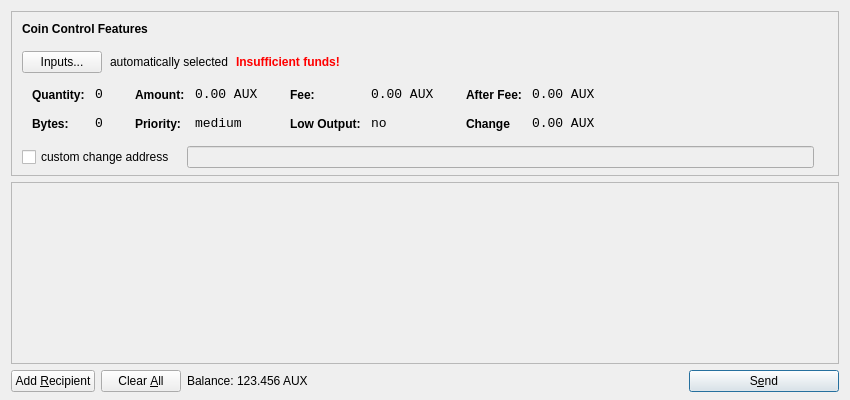
<?xml version="1.0" encoding="UTF-8"?>
<ui version="4.0">
 <class>SendCoinsDialog</class>
 <widget class="QDialog" name="SendCoinsDialog">
  <property name="geometry">
   <rect>
    <x>0</x>
    <y>0</y>
    <width>850</width>
    <height>400</height>
   </rect>
  </property>
  <property name="windowTitle">
   <string>Send Coins</string>
  </property>
  <property name="styleSheet">
   <string notr="true">background-image: url(:/images/2s);</string>
  </property>
  <layout class="QVBoxLayout" name="verticalLayout" stretch="0,1,0">
   <property name="bottomMargin">
    <number>8</number>
   </property>
   <item>
    <widget class="QFrame" name="frameCoinControl">
     <property name="sizePolicy">
      <sizepolicy hsizetype="Expanding" vsizetype="Expanding">
       <horstretch>0</horstretch>
       <verstretch>0</verstretch>
      </sizepolicy>
     </property>
     <property name="maximumSize">
      <size>
       <width>16777215</width>
       <height>16777215</height>
      </size>
     </property>
     <property name="frameShape">
      <enum>QFrame::StyledPanel</enum>
     </property>
     <property name="frameShadow">
      <enum>QFrame::Sunken</enum>
     </property>
     <layout class="QVBoxLayout" name="verticalLayoutCoinControl2">
      <property name="spacing">
       <number>6</number>
      </property>
      <property name="leftMargin">
       <number>0</number>
      </property>
      <property name="topMargin">
       <number>0</number>
      </property>
      <property name="rightMargin">
       <number>0</number>
      </property>
      <property name="bottomMargin">
       <number>6</number>
      </property>
      <item>
       <layout class="QVBoxLayout" name="verticalLayoutCoinControl" stretch="0,0,0,0,1">
        <property name="spacing">
         <number>0</number>
        </property>
        <property name="leftMargin">
         <number>10</number>
        </property>
        <property name="topMargin">
         <number>10</number>
        </property>
        <item>
         <layout class="QHBoxLayout" name="horizontalLayoutCoinControl1">
          <property name="bottomMargin">
           <number>15</number>
          </property>
          <item>
           <widget class="QLabel" name="labelCoinControlFeatures">
            <property name="sizePolicy">
             <sizepolicy hsizetype="Preferred" vsizetype="Maximum">
              <horstretch>0</horstretch>
              <verstretch>0</verstretch>
             </sizepolicy>
            </property>
            <property name="font">
             <font>
              <weight>75</weight>
              <bold>true</bold>
             </font>
            </property>
            <property name="styleSheet">
             <string notr="true">font-weight:bold;</string>
            </property>
            <property name="text">
             <string>Coin Control Features</string>
            </property>
           </widget>
          </item>
         </layout>
        </item>
        <item>
         <layout class="QHBoxLayout" name="horizontalLayoutCoinControl2" stretch="0,0,0,0">
          <property name="spacing">
           <number>8</number>
          </property>
          <property name="bottomMargin">
           <number>10</number>
          </property>
          <item>
           <widget class="QPushButton" name="pushButtonCoinControl">
            <property name="styleSheet">
             <string notr="true"/>
            </property>
            <property name="text">
             <string>Inputs...</string>
            </property>
           </widget>
          </item>
          <item>
           <widget class="QLabel" name="labelCoinControlAutomaticallySelected">
            <property name="text">
             <string>automatically selected</string>
            </property>
            <property name="margin">
             <number>5</number>
            </property>
           </widget>
          </item>
          <item>
           <widget class="QLabel" name="labelCoinControlInsuffFunds">
            <property name="font">
             <font>
              <weight>75</weight>
              <bold>true</bold>
             </font>
            </property>
            <property name="styleSheet">
             <string notr="true">color:red;font-weight:bold;</string>
            </property>
            <property name="text">
             <string>Insufficient funds!</string>
            </property>
            <property name="margin">
             <number>5</number>
            </property>
           </widget>
          </item>
          <item>
           <spacer name="horizontalSpacerCoinControl">
            <property name="orientation">
             <enum>Qt::Horizontal</enum>
            </property>
            <property name="sizeHint" stdset="0">
             <size>
              <width>40</width>
              <height>1</height>
             </size>
            </property>
           </spacer>
          </item>
         </layout>
        </item>
        <item>
         <widget class="QWidget" name="widgetCoinControl" native="true">
          <property name="sizePolicy">
           <sizepolicy hsizetype="Preferred" vsizetype="Preferred">
            <horstretch>0</horstretch>
            <verstretch>0</verstretch>
           </sizepolicy>
          </property>
          <property name="minimumSize">
           <size>
            <width>0</width>
            <height>0</height>
           </size>
          </property>
          <property name="styleSheet">
           <string notr="true"/>
          </property>
          <layout class="QHBoxLayout" name="horizontalLayoutCoinControl5">
           <property name="leftMargin">
            <number>0</number>
           </property>
           <property name="topMargin">
            <number>0</number>
           </property>
           <property name="rightMargin">
            <number>0</number>
           </property>
           <property name="bottomMargin">
            <number>0</number>
           </property>
           <item>
            <layout class="QHBoxLayout" name="horizontalLayoutCoinControl3" stretch="0,0,0,1">
             <property name="spacing">
              <number>20</number>
             </property>
             <property name="topMargin">
              <number>0</number>
             </property>
             <property name="bottomMargin">
              <number>10</number>
             </property>
             <item>
              <layout class="QFormLayout" name="formLayoutCoinControl1">
               <property name="horizontalSpacing">
                <number>10</number>
               </property>
               <property name="verticalSpacing">
                <number>14</number>
               </property>
               <property name="leftMargin">
                <number>10</number>
               </property>
               <property name="topMargin">
                <number>4</number>
               </property>
               <property name="rightMargin">
                <number>6</number>
               </property>
               <item row="0" column="0">
                <widget class="QLabel" name="labelCoinControlQuantityText">
                 <property name="styleSheet">
                  <string notr="true">font-weight:bold;</string>
                 </property>
                 <property name="text">
                  <string>Quantity:</string>
                 </property>
                 <property name="margin">
                  <number>0</number>
                 </property>
                </widget>
               </item>
               <item row="0" column="1">
                <widget class="QLabel" name="labelCoinControlQuantity">
                 <property name="font">
                  <font>
                   <family>Monospace</family>
                   <pointsize>10</pointsize>
                  </font>
                 </property>
                 <property name="cursor">
                  <cursorShape>IBeamCursor</cursorShape>
                 </property>
                 <property name="contextMenuPolicy">
                  <enum>Qt::ActionsContextMenu</enum>
                 </property>
                 <property name="text">
                  <string>0</string>
                 </property>
                 <property name="margin">
                  <number>0</number>
                 </property>
                 <property name="textInteractionFlags">
                  <set>Qt::LinksAccessibleByMouse|Qt::TextSelectableByKeyboard|Qt::TextSelectableByMouse</set>
                 </property>
                </widget>
               </item>
               <item row="1" column="0">
                <widget class="QLabel" name="labelCoinControlBytesText">
                 <property name="styleSheet">
                  <string notr="true">font-weight:bold;</string>
                 </property>
                 <property name="text">
                  <string>Bytes:</string>
                 </property>
                </widget>
               </item>
               <item row="1" column="1">
                <widget class="QLabel" name="labelCoinControlBytes">
                 <property name="font">
                  <font>
                   <family>Monospace</family>
                   <pointsize>10</pointsize>
                  </font>
                 </property>
                 <property name="cursor">
                  <cursorShape>IBeamCursor</cursorShape>
                 </property>
                 <property name="contextMenuPolicy">
                  <enum>Qt::ActionsContextMenu</enum>
                 </property>
                 <property name="text">
                  <string>0</string>
                 </property>
                 <property name="textInteractionFlags">
                  <set>Qt::LinksAccessibleByMouse|Qt::TextSelectableByKeyboard|Qt::TextSelectableByMouse</set>
                 </property>
                </widget>
               </item>
              </layout>
             </item>
             <item>
              <layout class="QFormLayout" name="formLayoutCoinControl2">
               <property name="horizontalSpacing">
                <number>10</number>
               </property>
               <property name="verticalSpacing">
                <number>14</number>
               </property>
               <property name="leftMargin">
                <number>6</number>
               </property>
               <property name="topMargin">
                <number>4</number>
               </property>
               <property name="rightMargin">
                <number>6</number>
               </property>
               <item row="0" column="0">
                <widget class="QLabel" name="labelCoinControlAmountText">
                 <property name="styleSheet">
                  <string notr="true">font-weight:bold;</string>
                 </property>
                 <property name="text">
                  <string>Amount:</string>
                 </property>
                 <property name="margin">
                  <number>0</number>
                 </property>
                </widget>
               </item>
               <item row="0" column="1">
                <widget class="QLabel" name="labelCoinControlAmount">
                 <property name="font">
                  <font>
                   <family>Monospace</family>
                   <pointsize>10</pointsize>
                  </font>
                 </property>
                 <property name="cursor">
                  <cursorShape>IBeamCursor</cursorShape>
                 </property>
                 <property name="contextMenuPolicy">
                  <enum>Qt::ActionsContextMenu</enum>
                 </property>
                 <property name="text">
                  <string>0.00 AUX</string>
                 </property>
                 <property name="textInteractionFlags">
                  <set>Qt::LinksAccessibleByMouse|Qt::TextSelectableByKeyboard|Qt::TextSelectableByMouse</set>
                 </property>
                </widget>
               </item>
               <item row="1" column="0">
                <widget class="QLabel" name="labelCoinControlPriorityText">
                 <property name="styleSheet">
                  <string notr="true">font-weight:bold;</string>
                 </property>
                 <property name="text">
                  <string>Priority:</string>
                 </property>
                </widget>
               </item>
               <item row="1" column="1">
                <widget class="QLabel" name="labelCoinControlPriority">
                 <property name="font">
                  <font>
                   <family>Monospace</family>
                   <pointsize>10</pointsize>
                  </font>
                 </property>
                 <property name="cursor">
                  <cursorShape>IBeamCursor</cursorShape>
                 </property>
                 <property name="contextMenuPolicy">
                  <enum>Qt::ActionsContextMenu</enum>
                 </property>
                 <property name="text">
                  <string>medium</string>
                 </property>
                 <property name="textInteractionFlags">
                  <set>Qt::LinksAccessibleByMouse|Qt::TextSelectableByKeyboard|Qt::TextSelectableByMouse</set>
                 </property>
                </widget>
               </item>
              </layout>
             </item>
             <item>
              <layout class="QFormLayout" name="formLayoutCoinControl3">
               <property name="horizontalSpacing">
                <number>10</number>
               </property>
               <property name="verticalSpacing">
                <number>14</number>
               </property>
               <property name="leftMargin">
                <number>6</number>
               </property>
               <property name="topMargin">
                <number>4</number>
               </property>
               <property name="rightMargin">
                <number>6</number>
               </property>
               <item row="0" column="0">
                <widget class="QLabel" name="labelCoinControlFeeText">
                 <property name="styleSheet">
                  <string notr="true">font-weight:bold;</string>
                 </property>
                 <property name="text">
                  <string>Fee:</string>
                 </property>
                 <property name="margin">
                  <number>0</number>
                 </property>
                </widget>
               </item>
               <item row="0" column="1">
                <widget class="QLabel" name="labelCoinControlFee">
                 <property name="font">
                  <font>
                   <family>Monospace</family>
                   <pointsize>10</pointsize>
                  </font>
                 </property>
                 <property name="cursor">
                  <cursorShape>IBeamCursor</cursorShape>
                 </property>
                 <property name="contextMenuPolicy">
                  <enum>Qt::ActionsContextMenu</enum>
                 </property>
                 <property name="text">
                  <string>0.00 AUX</string>
                 </property>
                 <property name="textInteractionFlags">
                  <set>Qt::LinksAccessibleByMouse|Qt::TextSelectableByKeyboard|Qt::TextSelectableByMouse</set>
                 </property>
                </widget>
               </item>
               <item row="1" column="0">
                <widget class="QLabel" name="labelCoinControlLowOutputText">
                 <property name="styleSheet">
                  <string notr="true">font-weight:bold;</string>
                 </property>
                 <property name="text">
                  <string>Low Output:</string>
                 </property>
                </widget>
               </item>
               <item row="1" column="1">
                <widget class="QLabel" name="labelCoinControlLowOutput">
                 <property name="font">
                  <font>
                   <family>Monospace</family>
                   <pointsize>10</pointsize>
                  </font>
                 </property>
                 <property name="cursor">
                  <cursorShape>IBeamCursor</cursorShape>
                 </property>
                 <property name="contextMenuPolicy">
                  <enum>Qt::ActionsContextMenu</enum>
                 </property>
                 <property name="text">
                  <string>no</string>
                 </property>
                 <property name="textInteractionFlags">
                  <set>Qt::LinksAccessibleByMouse|Qt::TextSelectableByKeyboard|Qt::TextSelectableByMouse</set>
                 </property>
                </widget>
               </item>
              </layout>
             </item>
             <item>
              <layout class="QFormLayout" name="formLayoutCoinControl4">
               <property name="horizontalSpacing">
                <number>10</number>
               </property>
               <property name="verticalSpacing">
                <number>14</number>
               </property>
               <property name="leftMargin">
                <number>6</number>
               </property>
               <property name="topMargin">
                <number>4</number>
               </property>
               <property name="rightMargin">
                <number>6</number>
               </property>
               <item row="0" column="0">
                <widget class="QLabel" name="labelCoinControlAfterFeeText">
                 <property name="styleSheet">
                  <string notr="true">font-weight:bold;</string>
                 </property>
                 <property name="text">
                  <string>After Fee:</string>
                 </property>
                 <property name="margin">
                  <number>0</number>
                 </property>
                </widget>
               </item>
               <item row="0" column="1">
                <widget class="QLabel" name="labelCoinControlAfterFee">
                 <property name="font">
                  <font>
                   <family>Monospace</family>
                   <pointsize>10</pointsize>
                  </font>
                 </property>
                 <property name="cursor">
                  <cursorShape>IBeamCursor</cursorShape>
                 </property>
                 <property name="contextMenuPolicy">
                  <enum>Qt::ActionsContextMenu</enum>
                 </property>
                 <property name="text">
                  <string>0.00 AUX</string>
                 </property>
                 <property name="textInteractionFlags">
                  <set>Qt::LinksAccessibleByMouse|Qt::TextSelectableByKeyboard|Qt::TextSelectableByMouse</set>
                 </property>
                </widget>
               </item>
               <item row="1" column="0">
                <widget class="QLabel" name="labelCoinControlChangeText">
                 <property name="styleSheet">
                  <string notr="true">font-weight:bold;</string>
                 </property>
                 <property name="text">
                  <string>Change</string>
                 </property>
                </widget>
               </item>
               <item row="1" column="1">
                <widget class="QLabel" name="labelCoinControlChange">
                 <property name="font">
                  <font>
                   <family>Monospace</family>
                   <pointsize>10</pointsize>
                  </font>
                 </property>
                 <property name="cursor">
                  <cursorShape>IBeamCursor</cursorShape>
                 </property>
                 <property name="contextMenuPolicy">
                  <enum>Qt::ActionsContextMenu</enum>
                 </property>
                 <property name="text">
                  <string>0.00 AUX</string>
                 </property>
                 <property name="textInteractionFlags">
                  <set>Qt::LinksAccessibleByMouse|Qt::TextSelectableByKeyboard|Qt::TextSelectableByMouse</set>
                 </property>
                </widget>
               </item>
              </layout>
             </item>
            </layout>
           </item>
          </layout>
         </widget>
        </item>
        <item>
         <layout class="QHBoxLayout" name="horizontalLayoutCoinControl4" stretch="0,0,0">
          <property name="spacing">
           <number>12</number>
          </property>
          <property name="sizeConstraint">
           <enum>QLayout::SetDefaultConstraint</enum>
          </property>
          <property name="topMargin">
           <number>5</number>
          </property>
          <property name="rightMargin">
           <number>5</number>
          </property>
          <item>
           <widget class="QCheckBox" name="checkBoxCoinControlChange">
            <property name="text">
             <string>custom change address</string>
            </property>
           </widget>
          </item>
          <item>
           <widget class="QLineEdit" name="lineEditCoinControlChange">
            <property name="enabled">
             <bool>false</bool>
            </property>
            <property name="sizePolicy">
             <sizepolicy hsizetype="Expanding" vsizetype="Fixed">
              <horstretch>0</horstretch>
              <verstretch>0</verstretch>
             </sizepolicy>
            </property>
           </widget>
          </item>
          <item>
           <widget class="QLabel" name="labelCoinControlChangeLabel">
            <property name="sizePolicy">
             <sizepolicy hsizetype="Preferred" vsizetype="Expanding">
              <horstretch>0</horstretch>
              <verstretch>0</verstretch>
             </sizepolicy>
            </property>
            <property name="minimumSize">
             <size>
              <width>0</width>
              <height>0</height>
             </size>
            </property>
            <property name="text">
             <string/>
            </property>
            <property name="margin">
             <number>3</number>
            </property>
           </widget>
          </item>
         </layout>
        </item>
        <item>
         <spacer name="verticalSpacerCoinControl">
          <property name="orientation">
           <enum>Qt::Vertical</enum>
          </property>
          <property name="sizeHint" stdset="0">
           <size>
            <width>800</width>
            <height>1</height>
           </size>
          </property>
         </spacer>
        </item>
       </layout>
      </item>
     </layout>
    </widget>
   </item>
   <item>
    <widget class="QScrollArea" name="scrollArea">
     <property name="widgetResizable">
      <bool>true</bool>
     </property>
     <widget class="QWidget" name="scrollAreaWidgetContents">
      <property name="geometry">
       <rect>
        <x>0</x>
        <y>0</y>
        <width>830</width>
        <height>172</height>
       </rect>
      </property>
      <layout class="QVBoxLayout" name="verticalLayout_2">
       <property name="leftMargin">
        <number>0</number>
       </property>
       <property name="topMargin">
        <number>0</number>
       </property>
       <property name="rightMargin">
        <number>0</number>
       </property>
       <property name="bottomMargin">
        <number>0</number>
       </property>
       <item>
        <layout class="QVBoxLayout" name="entries">
         <property name="spacing">
          <number>6</number>
         </property>
        </layout>
       </item>
       <item>
        <spacer name="verticalSpacer">
         <property name="orientation">
          <enum>Qt::Vertical</enum>
         </property>
         <property name="sizeHint" stdset="0">
          <size>
           <width>20</width>
           <height>40</height>
          </size>
         </property>
        </spacer>
       </item>
      </layout>
     </widget>
    </widget>
   </item>
   <item>
    <layout class="QHBoxLayout" name="horizontalLayout">
     <item>
      <widget class="QPushButton" name="addButton">
       <property name="toolTip">
        <string>Send to multiple recipients at once</string>
       </property>
       <property name="text">
        <string>Add &amp;Recipient</string>
       </property>
       <property name="icon">
        <iconset resource="../bitcoin.qrc">
         <normaloff>:/icons/add</normaloff>:/icons/add</iconset>
       </property>
       <property name="autoDefault">
        <bool>false</bool>
       </property>
      </widget>
     </item>
     <item>
      <widget class="QPushButton" name="clearButton">
       <property name="sizePolicy">
        <sizepolicy hsizetype="Minimum" vsizetype="Fixed">
         <horstretch>0</horstretch>
         <verstretch>0</verstretch>
        </sizepolicy>
       </property>
       <property name="toolTip">
        <string>Remove all transaction fields</string>
       </property>
       <property name="text">
        <string>Clear &amp;All</string>
       </property>
       <property name="icon">
        <iconset resource="../bitcoin.qrc">
         <normaloff>:/icons/remove</normaloff>:/icons/remove</iconset>
       </property>
       <property name="autoRepeatDelay">
        <number>300</number>
       </property>
       <property name="autoDefault">
        <bool>false</bool>
       </property>
      </widget>
     </item>
     <item>
      <layout class="QHBoxLayout" name="horizontalLayout_2">
       <property name="spacing">
        <number>3</number>
       </property>
       <item>
        <widget class="QLabel" name="label">
         <property name="sizePolicy">
          <sizepolicy hsizetype="Preferred" vsizetype="Fixed">
           <horstretch>0</horstretch>
           <verstretch>0</verstretch>
          </sizepolicy>
         </property>
         <property name="text">
          <string>Balance:</string>
         </property>
        </widget>
       </item>
       <item>
        <widget class="QLabel" name="labelBalance">
         <property name="sizePolicy">
          <sizepolicy hsizetype="Preferred" vsizetype="Fixed">
           <horstretch>0</horstretch>
           <verstretch>0</verstretch>
          </sizepolicy>
         </property>
         <property name="cursor">
          <cursorShape>IBeamCursor</cursorShape>
         </property>
         <property name="text">
          <string>123.456 AUX</string>
         </property>
         <property name="textInteractionFlags">
          <set>Qt::LinksAccessibleByMouse|Qt::TextSelectableByKeyboard|Qt::TextSelectableByMouse</set>
         </property>
        </widget>
       </item>
      </layout>
     </item>
     <item>
      <spacer name="horizontalSpacer">
       <property name="orientation">
        <enum>Qt::Horizontal</enum>
       </property>
       <property name="sizeHint" stdset="0">
        <size>
         <width>40</width>
         <height>20</height>
        </size>
       </property>
      </spacer>
     </item>
     <item>
      <widget class="QPushButton" name="sendButton">
       <property name="minimumSize">
        <size>
         <width>150</width>
         <height>0</height>
        </size>
       </property>
       <property name="toolTip">
        <string>Confirm the send action</string>
       </property>
       <property name="text">
        <string>S&amp;end</string>
       </property>
       <property name="icon">
        <iconset resource="../bitcoin.qrc">
         <normaloff>:/icons/send</normaloff>:/icons/send</iconset>
       </property>
       <property name="default">
        <bool>true</bool>
       </property>
      </widget>
     </item>
    </layout>
   </item>
  </layout>
 </widget>
 <resources>
  <include location="../bitcoin.qrc"/>
 </resources>
 <connections/>
</ui>
